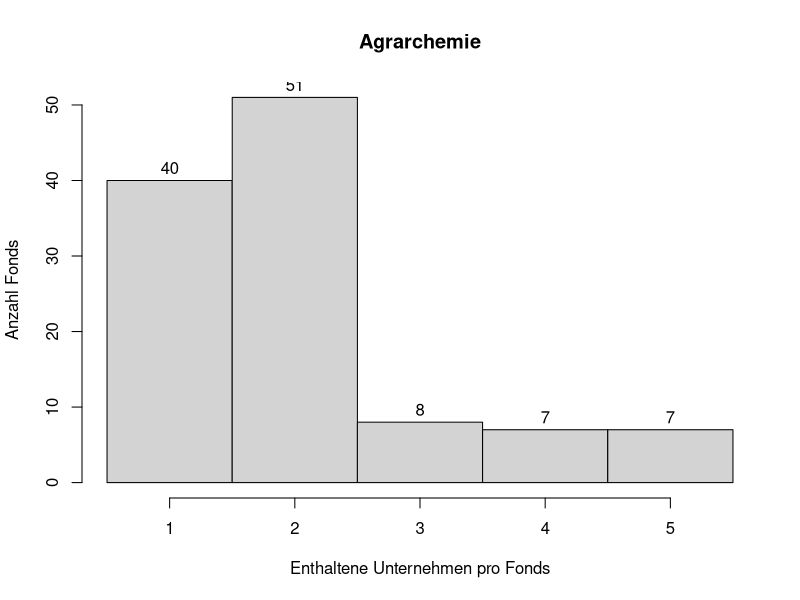

Recreate this plot in R.
# Setzen des Working Directorys
setwd("/Users/jonas/Documents/Promotion/Datenauswertung/Daten/Agrarchemie")


# Aktivieren der Pakete
library(tidyverse)
library(dplyr)


# Einlesen der Auswertungstabelle Agrarchemie
# Die Auswertungstabelle wurde zuvor mit dem Programm Agrarchemie_Auswertung.R berechnet.
df_combined <- read.csv2("Agrarchemie_Auswertung.csv", row.names = 1)


# Anfügen einer weiteren Spalte mit der Summe aller Treffer pro Fonds
df_combined$Summe <- rowSums(df_combined)


# Erstellen eines neuen Data Frames unter Zuweisung des Werts NA bei einer Summe 0
# Diese Anpassung dient der statistischen Auswertung. Fonds, die kein einziges Unternehmen der Branche halten, sind neutral in ihrem Interesse und müssen daher bei der Auswertung ausgeklammert werden.
df_cleaned <- df_combined
df_cleaned$Summe [df_cleaned$Summe == 0] <- NA


# Statistische Auswertung der Verteilung mit 0
summary(df_combined$Summe)


# Statistische Auswertung der Verteilung ohne 0
summary(df_cleaned$Summe)


# Grafische Darstellung mittels Histogramm
h <- hist(df_cleaned$Summe,
          main = "Agrarchemie",
          xlab = "Enthaltene Unternehmen pro Fonds",
          ylab = "Anzahl Fonds",
          breaks = seq(0.5, 5.5, length = 6),
          xaxt = 'n')
axis(side = 1, at=seq(1, 5, 1))
text(h$mids, h$counts, labels = h$counts, adj = c(0.5, -0.5))
